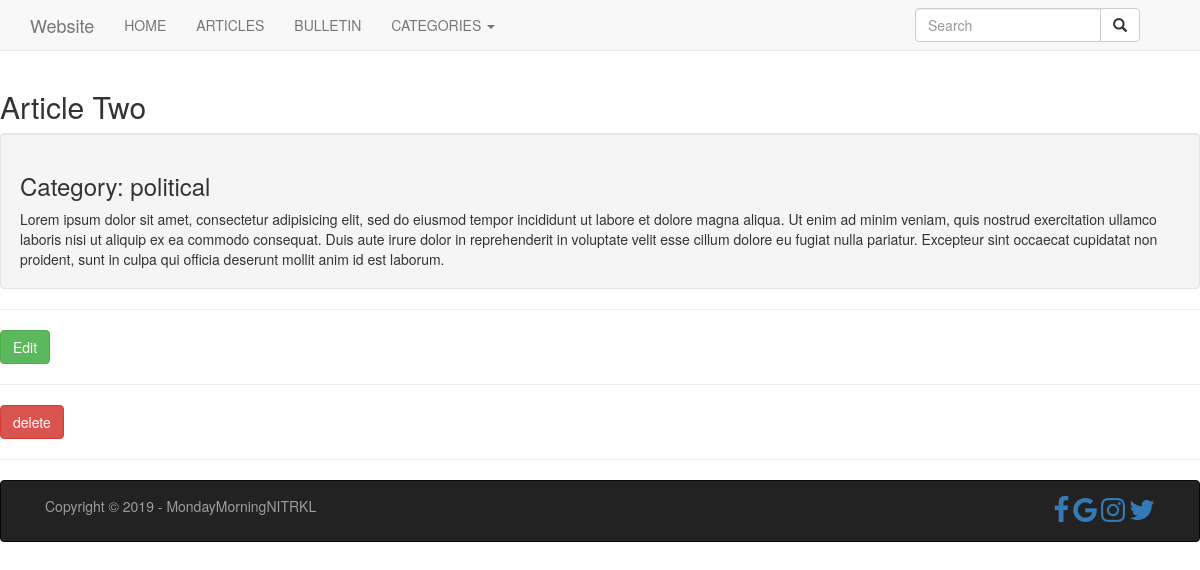
/articles/article-two, run on the app's committed database.
### tables this page shows
CREATE TABLE `articles` (
  `id` int(11) NOT NULL,
  `title` varchar(255) NOT NULL,
  `content` text NOT NULL,
  `slug` varchar(255) NOT NULL,
  `category` varchar(255) NOT NULL
);

### application/controllers/Articles.php (called while the page is built, shortened)
<?php
	class Articles extends CI_Controller{
		public function view($slug = NULL){
			$data['articles'] = $this->post_model->get_posts($slug);
			$data['title'] = $data['articles']['title'];
			$this->load->view('templates/header');
			$this->load->view('articles/view', $data);
			$this->load->view('templates/footer');
		}
	}

### index.php (called while the page is built, shortened)
<?php
require_once BASEPATH.'core/CodeIgniter.php';

### application/models/Post_model.php (called while the page is built, shortened)
<?php
	class Post_model extends CI_Model{
		public function get_posts($slug = FALSE){
			$query = $this->db->get_where('articles', array('slug' => $slug));
			return $query->row_array();
		}
	}

### application/views/articles/view.php (the view)
<h2><?php echo $articles['title'] ?></h2>
<div class="well">
	<h3>Category: <?php echo $articles['category']; ?></h3>
	<?php echo $articles['content']; ?>
</div>
<hr>
<a class="btn btn-success" href="<?php echo base_url(); ?>articles/edit/<?php echo $articles['slug']; ?>">Edit</a><hr>
<?php echo form_open('/articles/delete/'.$articles['id']); ?>
	<input type="submit" value="delete" class="btn btn-danger">
</form>
<hr>

### assets/css/style.css (style rules this page uses)
body { padding-top: 70px; padding-bottom: 20px; }

### data on the page
articles: title "Article Two", category "political", content "Lorem ipsum dolor sit amet, consectetur adipisicing elit, sed do eiusmod tempor incididunt ut labore et dolore magna aliqua. Ut enim ad minim veniam, quis nostrud exercitation ullamco laboris nisi ut aliquip ex ea commodo consequat. Duis aute irure dolor in reprehenderit in voluptate velit esse cillum dolore eu fugiat nulla pariatur. Excepteur sint occaecat cupidatat non proident, sunt in culpa qui officia deserunt mollit anim id est laborum."
